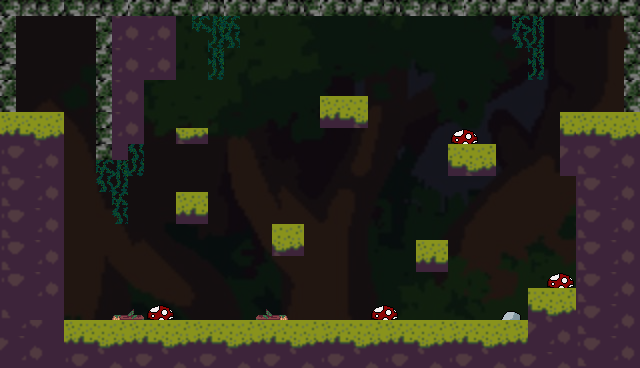

Tiled map render using the project's own tile images. Description and the map definition, with tile-layer contents summarised, below:
An orthogonal 40x23 tile map with 16x16 px tiles, 3 tile layers (BG, Objects, Tile Layer 1), 6 tilesets and 29 objects (10x Cheese, Checkpoint, Player).

<map version="1.10" tiledversion="1.11.0" orientation="orthogonal" renderorder="right-down" width="40" height="23" tilewidth="16" tileheight="16" infinite="0" nextlayerid="6" nextobjectid="34">
 <tileset firstgid="1" source="../images/Background/Swamp.tsx" />
 <tileset firstgid="8041" source="Bob the Rodent.tsx" />
 <tileset firstgid="8283" source="../images/Objects/Forest/Vines.tsx" />
 <tileset firstgid="8287" source="../images/Objects/River/SmoothRock.tsx" />
 <tileset firstgid="8291" source="../images/Objects/Swamp/Mossy Log.tsx" />
 <tileset firstgid="8295" source="../images/Objects/Forest/MRed.tsx" />
 <layer id="1" name="BG" width="40" height="23" opacity="0.24">
  <data>[920 cells, 852 non-empty, 852 distinct tile ids]</data>
 </layer>
 <layer id="5" name="Objects" width="40" height="23">
  <data>[920 cells, 0 non-empty, 0 distinct tile ids]</data>
 </layer>
 <layer id="2" name="Tile Layer 1" width="40" height="23">
  <data>[920 cells, 381 non-empty, 35 distinct tile ids]</data>
 </layer>
 <objectgroup id="3" name="Collisions">
  <object id="1" x="0" y="0" width="640" height="16" />
  <object id="3" x="0" y="16" width="16" height="96" />
  <object id="4" x="624" y="16" width="16" height="96" />
  <object id="5" x="560" y="112" width="80" height="64" />
  <object id="6" x="576" y="176" width="64" height="192" />
  <object id="7" x="528" y="288" width="48" height="80" />
  <object id="8" x="64" y="320" width="464" height="48" />
  <object id="9" x="0" y="112" width="64" height="256" />
  <object id="10" x="176" y="128" width="32" height="16" />
  <object id="11" x="176" y="192" width="32" height="32" />
  <object id="12" x="272" y="224" width="32" height="32" />
  <object id="13" x="416" y="240" width="32" height="32" />
  <object id="14" x="448" y="144" width="48" height="32" />
  <object id="15" x="320" y="96" width="48" height="32" />
  <object id="17" x="96" y="16" width="80" height="64" />
  <object id="18" x="96" y="80" width="48" height="64" />
  <object id="19" x="96" y="144" width="32" height="16" />
 </objectgroup>
 <objectgroup id="4" name="Spawnpoints">
  <object id="22" name="Cheese" type="Cheese" x="192" y="256" width="64" height="64" />
  <object id="23" name="Cheese" type="Cheese" x="288" y="256" width="64" height="64" />
  <object id="24" name="Cheese" type="Cheese" x="400" y="256" width="64" height="64" />
  <object id="25" name="Cheese" type="Cheese" x="400" y="176" width="64" height="64" />
  <object id="26" name="Cheese" type="Cheese" x="272" y="160" width="64" height="64" />
  <object id="27" name="Cheese" type="Cheese" x="160" y="128" width="64" height="64" />
  <object id="28" name="Cheese" type="Cheese" x="304" y="32" width="64" height="64" />
  <object id="29" name="Cheese" type="Cheese" x="160" y="64" width="64" height="64" />
  <object id="30" name="Cheese" type="Cheese" x="432" y="80" width="64" height="64" />
  <object id="31" name="Cheese" type="Cheese" x="512" y="224" width="64" height="64" />
  <object id="32" name="Checkpoint" type="Checkpoint" x="560" y="64" width="48" height="48" />
  <object id="33" name="Player" type="Player" x="32" y="64" width="32" height="32" />
 </objectgroup>
</map>
